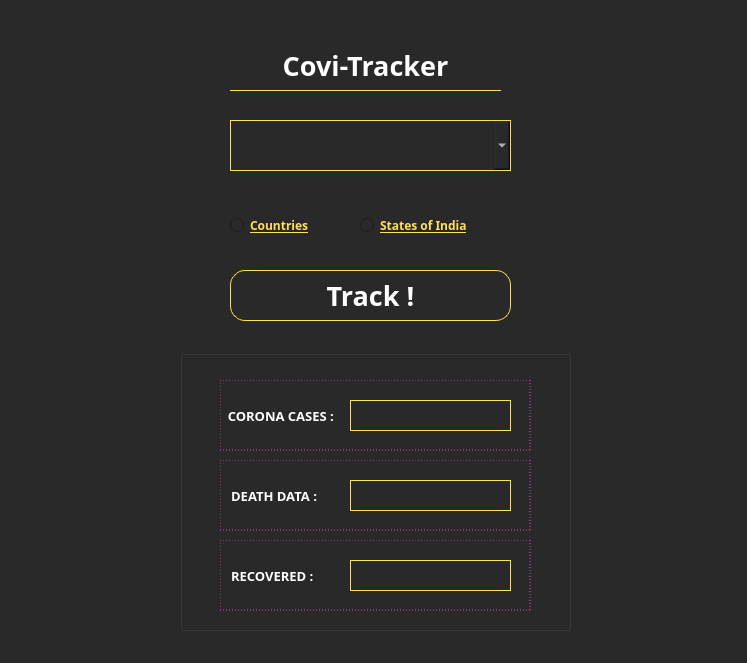
<?xml version="1.0" encoding="UTF-8"?>
<ui version="4.0">
 <class>trackWidget</class>
 <widget class="QWidget" name="trackWidget">
  <property name="geometry">
   <rect>
    <x>0</x>
    <y>0</y>
    <width>747</width>
    <height>663</height>
   </rect>
  </property>
  <property name="windowTitle">
   <string>Form</string>
  </property>
  <property name="styleSheet">
   <string notr="true">background-color:#292929;color:#FFDE59;</string>
  </property>
  <widget class="QComboBox" name="place_box">
   <property name="geometry">
    <rect>
     <x>230</x>
     <y>120</y>
     <width>281</width>
     <height>51</height>
    </rect>
   </property>
   <property name="font">
    <font>
     <family>MV Boli</family>
     <pointsize>14</pointsize>
     <weight>75</weight>
     <bold>true</bold>
    </font>
   </property>
   <property name="styleSheet">
    <string notr="true">border: 1px solid #FFDE59; color: white;</string>
   </property>
   <property name="editable">
    <bool>false</bool>
   </property>
   <property name="currentText">
    <string comment="7"/>
   </property>
   <property name="duplicatesEnabled">
    <bool>false</bool>
   </property>
   <property name="frame">
    <bool>true</bool>
   </property>
  </widget>
  <widget class="QLabel" name="noActionLabel">
   <property name="geometry">
    <rect>
     <x>230</x>
     <y>40</y>
     <width>271</width>
     <height>51</height>
    </rect>
   </property>
   <property name="font">
    <font>
     <family>Gabriola</family>
     <pointsize>20</pointsize>
     <weight>75</weight>
     <bold>true</bold>
    </font>
   </property>
   <property name="cursor">
    <cursorShape>ArrowCursor</cursorShape>
   </property>
   <property name="focusPolicy">
    <enum>Qt::NoFocus</enum>
   </property>
   <property name="layoutDirection">
    <enum>Qt::LeftToRight</enum>
   </property>
   <property name="styleSheet">
    <string notr="true">color:white;border: 1px outset #FFDE59;border-style: none none outset none;</string>
   </property>
   <property name="text">
    <string>Covi-Tracker</string>
   </property>
   <property name="alignment">
    <set>Qt::AlignCenter</set>
   </property>
  </widget>
  <widget class="QRadioButton" name="countries_checkbox">
   <property name="geometry">
    <rect>
     <x>230</x>
     <y>210</y>
     <width>101</width>
     <height>31</height>
    </rect>
   </property>
   <property name="font">
    <font>
     <family>MV Boli</family>
     <pointsize>9</pointsize>
     <weight>75</weight>
     <italic>false</italic>
     <bold>true</bold>
     <underline>true</underline>
    </font>
   </property>
   <property name="text">
    <string>Countries</string>
   </property>
  </widget>
  <widget class="QRadioButton" name="states_of_india__checkbox">
   <property name="geometry">
    <rect>
     <x>360</x>
     <y>210</y>
     <width>151</width>
     <height>31</height>
    </rect>
   </property>
   <property name="font">
    <font>
     <family>MV Boli</family>
     <pointsize>9</pointsize>
     <weight>75</weight>
     <bold>true</bold>
     <underline>true</underline>
    </font>
   </property>
   <property name="text">
    <string>States of India</string>
   </property>
  </widget>
  <widget class="QGroupBox" name="result_data">
   <property name="geometry">
    <rect>
     <x>180</x>
     <y>350</y>
     <width>391</width>
     <height>281</height>
    </rect>
   </property>
   <property name="font">
    <font>
     <family>MV Boli</family>
     <pointsize>14</pointsize>
     <weight>75</weight>
     <bold>true</bold>
    </font>
   </property>
   <property name="cursor">
    <cursorShape>ForbiddenCursor</cursorShape>
   </property>
   <property name="alignment">
    <set>Qt::AlignCenter</set>
   </property>
   <widget class="QLabel" name="l1">
    <property name="geometry">
     <rect>
      <x>40</x>
      <y>30</y>
      <width>311</width>
      <height>71</height>
     </rect>
    </property>
    <property name="font">
     <font>
      <family>Gabriola</family>
      <pointsize>10</pointsize>
      <weight>75</weight>
      <bold>true</bold>
      <underline>false</underline>
     </font>
    </property>
    <property name="cursor">
     <cursorShape>ForbiddenCursor</cursorShape>
    </property>
    <property name="styleSheet">
     <string notr="true">border: 1px dotted #EE3EC9; color: white;</string>
    </property>
    <property name="text">
     <string>  CORONA CASES :</string>
    </property>
    <property name="alignment">
     <set>Qt::AlignJustify|Qt::AlignVCenter</set>
    </property>
   </widget>
   <widget class="QLabel" name="corona_data">
    <property name="geometry">
     <rect>
      <x>170</x>
      <y>50</y>
      <width>161</width>
      <height>31</height>
     </rect>
    </property>
    <property name="font">
     <font>
      <family>MV Boli</family>
      <pointsize>10</pointsize>
      <weight>75</weight>
      <bold>true</bold>
     </font>
    </property>
    <property name="styleSheet">
     <string notr="true">border: 1px solid #FFDE59; color: white;</string>
    </property>
    <property name="text">
     <string/>
    </property>
    <property name="alignment">
     <set>Qt::AlignCenter</set>
    </property>
   </widget>
   <widget class="QLabel" name="l2">
    <property name="geometry">
     <rect>
      <x>40</x>
      <y>110</y>
      <width>311</width>
      <height>71</height>
     </rect>
    </property>
    <property name="font">
     <font>
      <family>Gabriola</family>
      <pointsize>10</pointsize>
      <weight>75</weight>
      <bold>true</bold>
      <underline>false</underline>
     </font>
    </property>
    <property name="cursor">
     <cursorShape>ForbiddenCursor</cursorShape>
    </property>
    <property name="styleSheet">
     <string notr="true">border: 1px dotted #EE3EC9; color: white;</string>
    </property>
    <property name="text">
     <string>   DEATH DATA :</string>
    </property>
    <property name="alignment">
     <set>Qt::AlignJustify|Qt::AlignVCenter</set>
    </property>
   </widget>
   <widget class="QLabel" name="death_data">
    <property name="geometry">
     <rect>
      <x>170</x>
      <y>130</y>
      <width>161</width>
      <height>31</height>
     </rect>
    </property>
    <property name="font">
     <font>
      <family>MV Boli</family>
      <pointsize>10</pointsize>
      <weight>75</weight>
      <bold>true</bold>
     </font>
    </property>
    <property name="styleSheet">
     <string notr="true">border: 1px solid #FFDE59; color: white;</string>
    </property>
    <property name="text">
     <string/>
    </property>
    <property name="alignment">
     <set>Qt::AlignCenter</set>
    </property>
   </widget>
   <widget class="QLabel" name="l3">
    <property name="geometry">
     <rect>
      <x>40</x>
      <y>190</y>
      <width>311</width>
      <height>71</height>
     </rect>
    </property>
    <property name="font">
     <font>
      <family>Gabriola</family>
      <pointsize>10</pointsize>
      <weight>75</weight>
      <bold>true</bold>
      <underline>false</underline>
     </font>
    </property>
    <property name="cursor">
     <cursorShape>ForbiddenCursor</cursorShape>
    </property>
    <property name="styleSheet">
     <string notr="true">border: 1px dotted #EE3EC9; color: white;</string>
    </property>
    <property name="text">
     <string>   RECOVERED :</string>
    </property>
    <property name="alignment">
     <set>Qt::AlignJustify|Qt::AlignVCenter</set>
    </property>
   </widget>
   <widget class="QLabel" name="recover_data">
    <property name="geometry">
     <rect>
      <x>170</x>
      <y>210</y>
      <width>161</width>
      <height>31</height>
     </rect>
    </property>
    <property name="font">
     <font>
      <family>MV Boli</family>
      <pointsize>10</pointsize>
      <weight>75</weight>
      <bold>true</bold>
     </font>
    </property>
    <property name="styleSheet">
     <string notr="true">border: 1px solid #FFDE59; color: white;</string>
    </property>
    <property name="text">
     <string/>
    </property>
    <property name="alignment">
     <set>Qt::AlignCenter</set>
    </property>
   </widget>
  </widget>
  <widget class="QPushButton" name="Tracking_button">
   <property name="geometry">
    <rect>
     <x>230</x>
     <y>270</y>
     <width>281</width>
     <height>51</height>
    </rect>
   </property>
   <property name="font">
    <font>
     <family>Gabriola</family>
     <pointsize>20</pointsize>
     <weight>75</weight>
     <italic>false</italic>
     <bold>true</bold>
     <underline>false</underline>
    </font>
   </property>
   <property name="cursor">
    <cursorShape>PointingHandCursor</cursorShape>
   </property>
   <property name="mouseTracking">
    <bool>false</bool>
   </property>
   <property name="styleSheet">
    <string notr="true">color: white; border: 1px solid #FFDE59; border-radius: 15%;</string>
   </property>
   <property name="text">
    <string>Track !</string>
   </property>
  </widget>
 </widget>
 <resources/>
 <connections/>
</ui>
